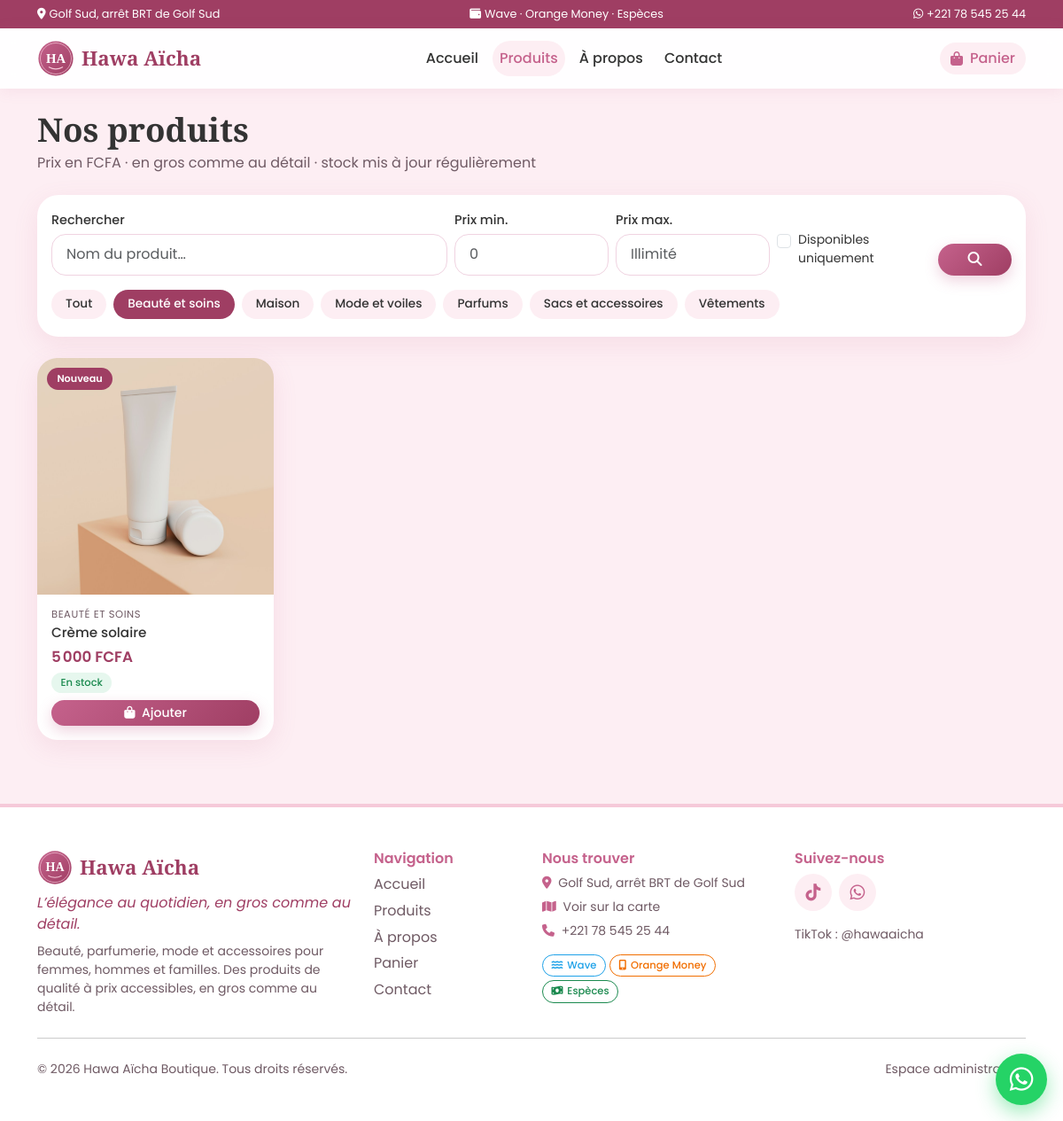
The page /produits.php?cat=2 on the database as committed earlier.
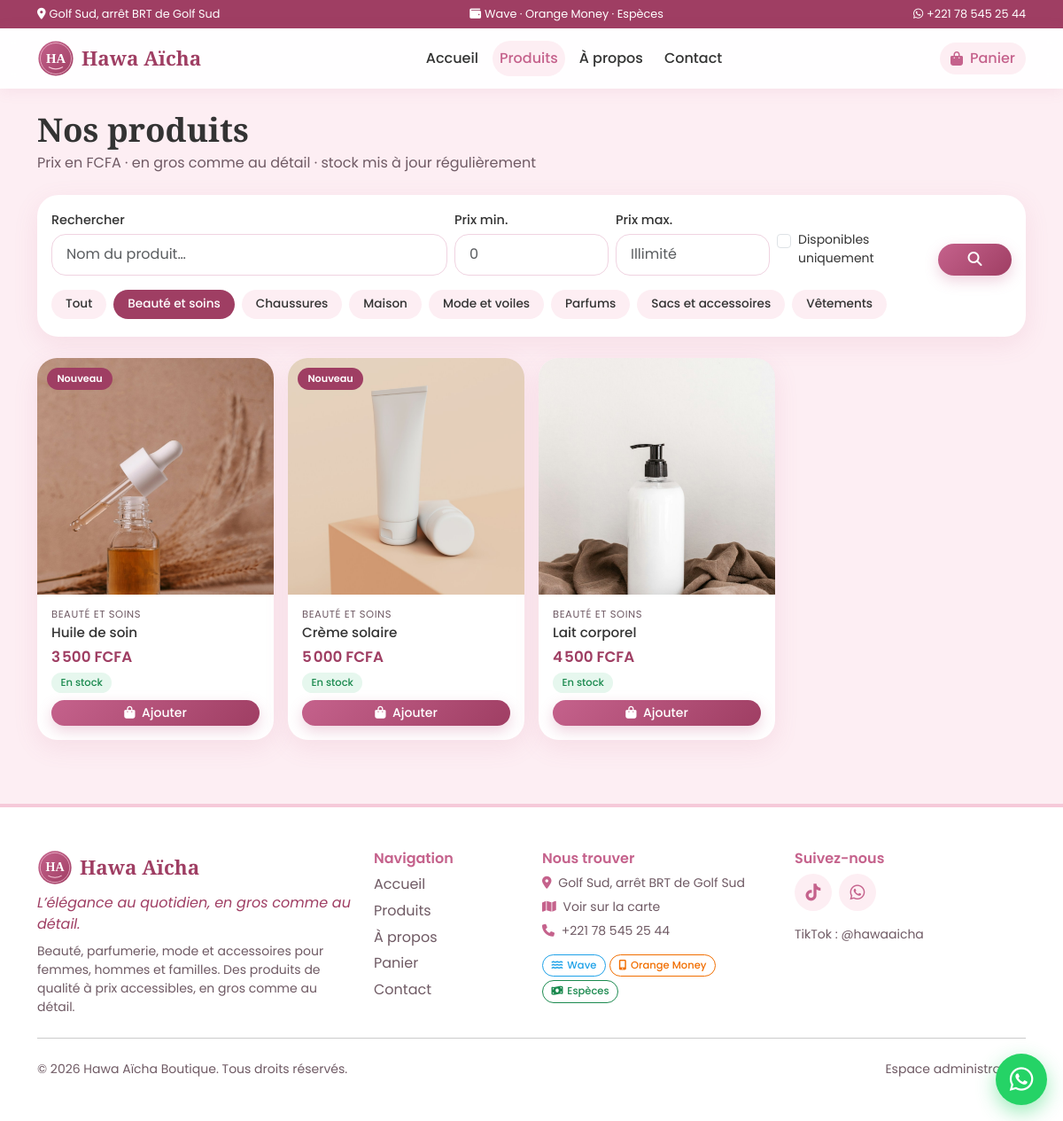
The same page on the database as committed later.
### tables this page shows
CREATE TABLE IF NOT EXISTS categories (
  id INT AUTO_INCREMENT PRIMARY KEY,
  nom VARCHAR(100) NOT NULL,
  description TEXT NULL,
  icone VARCHAR(50) NOT NULL DEFAULT 'fa-gem',
  created_at TIMESTAMP NOT NULL DEFAULT CURRENT_TIMESTAMP
);

CREATE TABLE IF NOT EXISTS produits (
  id INT AUTO_INCREMENT PRIMARY KEY,
  categorie_id INT NULL,
  nom VARCHAR(150) NOT NULL,
  description TEXT NULL,
  prix INT NOT NULL DEFAULT 0,
  stock INT NOT NULL DEFAULT 0,
  image VARCHAR(120) NULL,
  nouveau TINYINT(1) NOT NULL DEFAULT 0,
  actif TINYINT(1) NOT NULL DEFAULT 1,
  created_at TIMESTAMP NOT NULL DEFAULT CURRENT_TIMESTAMP,
  date_modification TIMESTAMP NULL DEFAULT NULL ON UPDATE CURRENT_TIMESTAMP,
  INDEX idx_produits_actif (actif),
  CONSTRAINT fk_produit_categorie FOREIGN KEY (categorie_id) REFERENCES categories(id) ON DELETE SET NULL,
  CONSTRAINT chk_produits_stock CHECK (stock >= 0),
  CONSTRAINT chk_produits_prix CHECK (prix >= 0)
);

### includes/db.php (called while the page is built)
<?php
function db(): PDO
{
    static $pdo = null;
    if ($pdo === null) {
        $dsn = defined('DB_DSN')
            ? DB_DSN
            : sprintf('mysql:host=%s;dbname=%s;charset=utf8mb4', DB_HOST, DB_NAME);
        try {
            $pdo = new PDO($dsn, DB_USER, DB_PASS, [
                PDO::ATTR_ERRMODE            => PDO::ERRMODE_EXCEPTION,
                PDO::ATTR_DEFAULT_FETCH_MODE => PDO::FETCH_ASSOC,
                PDO::ATTR_EMULATE_PREPARES   => false,
            ]);
        } catch (PDOException $e) {
            http_response_code(500);
            exit('Connexion à la base de données impossible. Vérifiez le fichier config.php.');
        }
    }
    return $pdo;
}

### produits.php (the view, shortened to what this page needs)
<?php
$page = 'produits';
require __DIR__ . '/includes/header.php';
$categories = get_categories();
$catId = isset($_GET['cat']) ? (int)$_GET['cat'] : 0;
$q = trim($_GET['q'] ?? '');
$prixMin = (int)preg_replace('/\D/', '', (string)($_GET['min'] ?? ''));
$prixMax = (int)preg_replace('/\D/', '', (string)($_GET['max'] ?? ''));
$dispo = !empty($_GET['dispo']);
$sql = "SELECT p.*, c.nom AS categorie, c.icone
          FROM produits p LEFT JOIN categories c ON c.id = p.categorie_id
         WHERE p.actif = 1";
$params = [];
if ($catId > 0) {
    $sql .= ' AND p.categorie_id = ?';
    $params[] = $catId;
}
$sql .= ' ORDER BY (p.stock > 0) DESC, p.nouveau DESC, p.id DESC';
$st = db()->prepare($sql);
$st->execute($params);
$produits = $st->fetchAll();
function lien_catalogue(array $changer): string
{
    global $catId, $q, $prixMin, $prixMax, $dispo;
    $p = array_merge(['cat' => $catId ?: null, 'q' => $q ?: null, 'min' => $prixMin ?: null, 'max' => $prixMax ?: null, 'dispo' => $dispo ? 1 : null], $changer);
    $qs = http_build_query(array_filter($p, fn($v) => $v !== null && $v !== ''));
    return base_url('produits.php' . ($qs !== '' ? '?' . $qs : ''));
}
?>
<h1 class="page-title mb-1">Nos produits</h1>
<p class="text-muted mb-4">Prix en FCFA · en gros comme au détail · stock mis à jour régulièrement</p>
<div class="filter-bar mb-4">
  <form method="get" class="row g-2 align-items-end mb-3">
    <div class="col-12 col-md-5">
      <label class="form-label small mb-1" for="q">Rechercher</label>
      <input type="search" id="q" name="q" value="<?= e($q) ?>" class="form-control" placeholder="Nom du produit…">
    </div>
    <div class="col-6 col-md-2">
      <label class="form-label small mb-1" for="min">Prix min.</label>
      <input type="number" id="min" name="min" min="0" step="500" value="<?= $prixMin ?: '' ?>" class="form-control" placeholder="0">
    </div>
    <div class="col-6 col-md-2">
      <label class="form-label small mb-1" for="max">Prix max.</label>
      <input type="number" id="max" name="max" min="0" step="500" value="<?= $prixMax ?: '' ?>" class="form-control" placeholder="Illimité">
    </div>
    <div class="col-7 col-md-2">
      <div class="form-check mb-2">
        <input class="form-check-input" type="checkbox" id="dispo" name="dispo" value="1" <?= $dispo ? 'checked' : '' ?>>
        <label class="form-check-label small" for="dispo">Disponibles uniquement</label>
      </div>
    </div>
    <div class="col-5 col-md-1 d-grid"><button class="btn btn-rose" aria-label="Filtrer"><i class="fa-solid fa-magnifying-glass"></i></button></div>
  </form>
  <div class="chips">
    <a class="chip <?= $catId === 0 ? 'active' : '' ?>" href="<?= e(lien_catalogue(['cat' => null])) ?>">Tout</a>
    <?php foreach ($categories as $c): ?>
      <a class="chip <?= $catId === (int)$c['id'] ? 'active' : '' ?>" href="<?= e(lien_catalogue(['cat' => (int)$c['id']])) ?>"><?= e($c['nom']) ?></a>
    <?php endforeach; ?>
  </div>
</div>
<?php if ($produits): ?>
  <div class="row g-3">
    <?php foreach ($produits as $p) { product_card($p); } ?>
  </div>
<?php endif; ?>
<?php require __DIR__ . '/includes/footer.php'; ?>

### includes/header.php (shortened to what this page needs)
<?php
require_once __DIR__ . '/functions.php';
$page  = $page  ?? '';
?><!DOCTYPE html>
<html lang="fr">
<head>
  <link href="https://cdn.jsdelivr.net/npm/bootstrap@5.3.3/dist/css/bootstrap.min.css" rel="stylesheet">
  <link href="https://cdnjs.cloudflare.com/ajax/libs/font-awesome/6.5.2/css/all.min.css" rel="stylesheet">
  <link href="<?= e(base_url('assets/css/style.css')) ?>" rel="stylesheet">
</head>
<body>
<div class="barre-info">
  <div class="container d-flex justify-content-center justify-content-md-between gap-3">
    <span class="d-none d-md-inline"><i class="fa-solid fa-location-dot me-1"></i><a href="<?= e(base_url('index.php#localisation')) ?>"><?= e(BOUTIQUE_ADRESSE) ?></a></span>
    <span><i class="fa-solid fa-wallet me-1"></i>Wave · Orange Money · Espèces</span>
    <span class="d-none d-sm-inline"><i class="fa-brands fa-whatsapp me-1"></i><a href="<?= e(wa_link()) ?>" target="_blank" rel="noopener"><?= info_boutique(CONTACT_TELEPHONE) ?></a></span>
  </div>
</div>
<nav class="navbar navbar-expand-md site-nav sticky-top">
  <div class="container">
    <a class="navbar-brand d-flex align-items-center gap-2" href="<?= e(base_url('index.php')) ?>">
      <img src="<?= e(logo_url()) ?>" alt="Logo <?= e(SITE_NAME) ?>" height="42">
      <span class="brand-text">Hawa Aïcha</span>
    </a>
    <div class="collapse navbar-collapse" id="menu">
      <ul class="navbar-nav mx-auto mb-2 mb-md-0 gap-md-2">
        <li class="nav-item"><a class="nav-link <?= $page === 'accueil' ? 'active' : '' ?>" href="<?= e(base_url('index.php')) ?>">Accueil</a></li>
        <li class="nav-item"><a class="nav-link <?= $page === 'produits' ? 'active' : '' ?>" href="<?= e(base_url('produits.php')) ?>">Produits</a></li>
        <li class="nav-item"><a class="nav-link <?= $page === 'apropos' ? 'active' : '' ?>" href="<?= e(base_url('apropos.php')) ?>">À propos</a></li>
        <li class="nav-item"><a class="nav-link <?= $page === 'contact' ? 'active' : '' ?>" href="<?= e(base_url('contact.php')) ?>">Contact</a></li>
      </ul>
      <a class="btn btn-cart position-relative d-none d-md-inline-flex align-items-center gap-2 <?= $page === 'panier' ? 'active' : '' ?>" href="<?= e(base_url('panier.php')) ?>">
        <i class="fa-solid fa-bag-shopping"></i> Panier
      </a>
    </div>
  </div>
</nav>
<main class="container py-4">

### includes/functions.php (shortened to what this page needs)
<?php
require_once __DIR__ . '/db.php';
function e($v): string
{
    return htmlspecialchars((string)$v, ENT_QUOTES, 'UTF-8');
}
function fcfa($n): string
{
    return number_format((int)$n, 0, ',', "\u{202F}") . ' FCFA';
}
function base_url(string $path = ''): string
{
    return BASE_URL . '/' . ltrim($path, '/');
}
function logo_url(): string
{
    return file_exists(__DIR__ . '/../assets/img/logo.png')
        ? base_url('assets/img/logo.png')
        : base_url('assets/img/logo.svg');
}
function wa_link(string $message = ''): string
{
    $url = 'https://wa.me/' . WHATSAPP_NUMBER;
    return $message !== '' ? $url . '?text=' . rawurlencode($message) : $url;
}
function info_boutique(string $valeur, string $siVide = 'À compléter'): string
{
    return trim($valeur) !== '' ? e($valeur) : '<span class="a-completer">' . e($siVide) . '</span>';
}
function carte_lien(): string
{
    return 'https://www.google.com/maps/dir/?api=1&destination=' . rawurlencode(sprintf('%.5f,%.5f', BOUTIQUE_LAT, BOUTIQUE_LON));
}
    ?>
    <?php
function info_paiement(string $mode): array
{
    return [
        'Wave'         => ['fa-solid fa-water', 'pay-wave', 'Paiement mobile Wave'],
        'Orange Money' => ['fa-solid fa-mobile-screen-button', 'pay-om', 'Paiement mobile Orange Money'],
        'Espèces'      => ['fa-solid fa-money-bill-wave', 'pay-cash', 'À la livraison ou au retrait'],
    ][$mode] ?? ['fa-solid fa-wallet', '', ''];
}
function get_categories(): array
{
    return db()->query('SELECT * FROM categories ORDER BY nom')->fetchAll();
}
function stock_info(int $stock): array
{
    return ['En stock', 'ok'];
}
function product_image(?string $img): ?string
{
    return $img ? base_url('uploads/' . rawurlencode($img)) : null;
}
function product_card(array $p): void
{
    [$label, $cls] = stock_info((int)$p['stock']);
    $img = product_image($p['image'] ?? null);
    $icone = $p['icone'] ?? 'fa-gem';
    ?>
    <div class="col-6 col-md-4 col-lg-3">
      <article class="product-card h-100">
        <a href="<?= e(base_url('produit.php?id=' . (int)$p['id'])) ?>" class="product-thumb">
          <?php if ($img): ?>
            <img src="<?= e($img) ?>" alt="<?= e($p['nom']) ?>" loading="lazy">
          <?php else: ?>
            <span class="thumb-placeholder"><i class="fa-solid <?= e($icone) ?>"></i></span>
          <?php endif; ?>
          <?php if (!empty($p['nouveau'])): ?><span class="ribbon">Nouveau</span><?php endif; ?>
        </a>
        <div class="product-body">
          <?php if (!empty($p['categorie'])): ?><div class="product-cat"><?= e($p['categorie']) ?></div><?php endif; ?>
          <h3 class="product-name"><a href="<?= e(base_url('produit.php?id=' . (int)$p['id'])) ?>"><?= e($p['nom']) ?></a></h3>
          <div class="product-price"><?= fcfa($p['prix']) ?></div>
          <span class="stock-badge stock-<?= e($cls) ?>"><?= e($label) ?></span>
          <?php if ((int)$p['stock'] > 0): ?>
            <form method="post" action="<?= e(base_url('panier.php')) ?>" class="mt-2">
              <button class="btn btn-rose btn-sm w-100"><i class="fa-solid fa-bag-shopping me-1"></i> Ajouter</button>
            </form>
          <?php else: ?>
            <a class="btn btn-outline-rose btn-sm w-100 mt-2"
               href="<?= e(wa_link('Bonjour, le produit « ' . $p['nom'] . ' » m\'intéresse. Sera-t-il bientôt disponible ?')) ?>"
               target="_blank" rel="noopener"><i class="fa-brands fa-whatsapp me-1"></i> Me prévenir</a>
          <?php endif; ?>
        </div>
      </article>
    </div>
    <?php
}

### includes/footer.php (shortened to what this page needs)
</main>
<footer class="site-footer mt-5">
  <div class="container py-5">
    <div class="row g-4">
      <div class="col-md-4">
        <div class="d-flex align-items-center gap-2 mb-2">
          <img src="<?= e(logo_url()) ?>" alt="" height="40">
          <span class="brand-text">Hawa Aïcha</span>
        </div>
        <p class="fst-italic mb-2" style="color:var(--rose-dark)"><?= e(SITE_SLOGAN) ?></p>
        <p class="mb-0 text-muted small">Beauté, parfumerie, mode et accessoires pour femmes, hommes et familles. Des produits de qualité à prix accessibles, en gros comme au détail.</p>
      </div>
      <div class="col-6 col-md-2">
        <h6 class="footer-title">Navigation</h6>
        <ul class="list-unstyled mb-0">
          <li><a href="<?= e(base_url('index.php')) ?>">Accueil</a></li>
          <li><a href="<?= e(base_url('produits.php')) ?>">Produits</a></li>
          <li><a href="<?= e(base_url('apropos.php')) ?>">À propos</a></li>
          <li><a href="<?= e(base_url('panier.php')) ?>">Panier</a></li>
          <li><a href="<?= e(base_url('contact.php')) ?>">Contact</a></li>
        </ul>
      </div>
      <div class="col-6 col-md-3">
        <h6 class="footer-title">Nous trouver</h6>
        <ul class="list-unstyled small text-muted mb-0">
          <li><i class="fa-solid fa-location-dot me-1" style="color:var(--rose)"></i> <?= info_boutique(BOUTIQUE_ADRESSE) ?></li>
          <li><i class="fa-solid fa-map me-1" style="color:var(--rose)"></i> <a href="<?= e(carte_lien()) ?>" target="_blank" rel="noopener">Voir sur la carte</a></li>
          <li><i class="fa-solid fa-phone me-1" style="color:var(--rose)"></i> <?= info_boutique(CONTACT_TELEPHONE) ?></li>
        </ul>
        <div class="d-flex flex-wrap gap-1 mt-3">
          <?php foreach (MODES_PAIEMENT as $mode): [$ico, $cls] = info_paiement($mode); ?>
            <span class="pastille-paiement <?= e($cls) ?>"><i class="<?= e($ico) ?>"></i> <?= e($mode) ?></span>
          <?php endforeach; ?>
        </div>
      </div>
      <div class="col-md-3">
        <h6 class="footer-title">Suivez-nous</h6>
        <div class="d-flex gap-2 mb-3">
          <a class="social" href="<?= e(TIKTOK_URL) ?>" target="_blank" rel="noopener" aria-label="TikTok"><i class="fa-brands fa-tiktok"></i></a>
          <a class="social" href="<?= e(wa_link()) ?>" target="_blank" rel="noopener" aria-label="WhatsApp"><i class="fa-brands fa-whatsapp"></i></a>
        </div>
        <div class="small text-muted">TikTok : <?= e(TIKTOK_HANDLE) ?></div>
      </div>
    </div>
    <hr class="my-4">
    <div class="small text-muted d-flex flex-wrap justify-content-between gap-2">
      <span>© <?= date('Y') ?> <?= e(SITE_NAME) ?>. Tous droits réservés.</span>
      <a href="<?= e(base_url('admin/login.php')) ?>" class="text-muted">Espace administrateur</a>
    </div>
  </div>
</footer>
<a class="wa-float" href="<?= e(wa_link('Bonjour Hawa Aïcha Boutique, j\'aimerais avoir des informations.')) ?>" target="_blank" rel="noopener" aria-label="Discuter sur WhatsApp">
  <i class="fa-brands fa-whatsapp"></i>
</a>
</body>
</html>

Rows that differ between the two databases and show on the page:
added categories: nom "Chaussures"
added produits: image (picture), nouveau "Nouveau", categorie.nom "BEAUTÉ ET SOINS", nom "Huile de soin", prix "3 500 FCFA"
added produits: image (picture), categorie.nom "BEAUTÉ ET SOINS", nom "Lait corporel", prix "4 500 FCFA"
